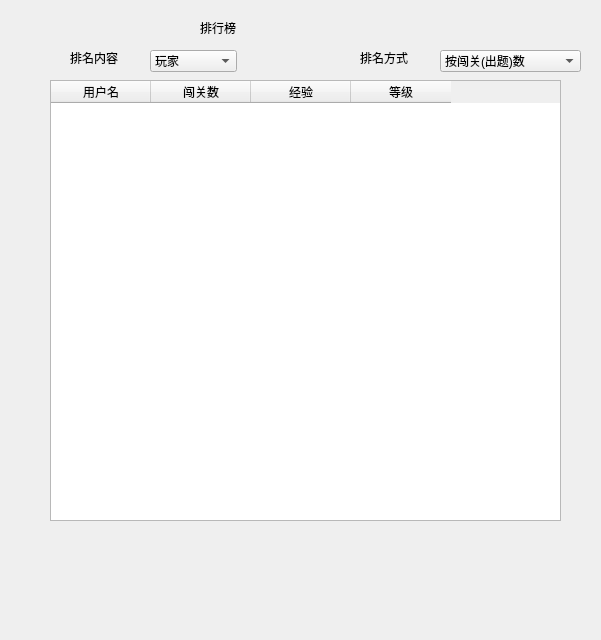
<?xml version="1.0" encoding="UTF-8"?>
<ui version="4.0">
 <class>Rank</class>
 <widget class="QWidget" name="Rank">
  <property name="geometry">
   <rect>
    <x>0</x>
    <y>0</y>
    <width>601</width>
    <height>640</height>
   </rect>
  </property>
  <property name="windowTitle">
   <string>Form</string>
  </property>
  <widget class="QLabel" name="label">
   <property name="geometry">
    <rect>
     <x>200</x>
     <y>20</y>
     <width>72</width>
     <height>15</height>
    </rect>
   </property>
   <property name="text">
    <string>排行榜</string>
   </property>
  </widget>
  <widget class="QTableWidget" name="tableWidget">
   <property name="geometry">
    <rect>
     <x>50</x>
     <y>80</y>
     <width>511</width>
     <height>441</height>
    </rect>
   </property>
   <column>
    <property name="text">
     <string>用户名</string>
    </property>
   </column>
   <column>
    <property name="text">
     <string>闯关数</string>
    </property>
   </column>
   <column>
    <property name="text">
     <string>经验</string>
    </property>
   </column>
   <column>
    <property name="text">
     <string>等级</string>
    </property>
   </column>
  </widget>
  <widget class="QComboBox" name="model_comboBox">
   <property name="geometry">
    <rect>
     <x>440</x>
     <y>50</y>
     <width>141</width>
     <height>22</height>
    </rect>
   </property>
   <item>
    <property name="text">
     <string>按闯关(出题)数</string>
    </property>
   </item>
   <item>
    <property name="text">
     <string>按等级</string>
    </property>
   </item>
   <item>
    <property name="text">
     <string>按经验</string>
    </property>
   </item>
  </widget>
  <widget class="QLabel" name="label_2">
   <property name="geometry">
    <rect>
     <x>360</x>
     <y>50</y>
     <width>72</width>
     <height>15</height>
    </rect>
   </property>
   <property name="text">
    <string>排名方式</string>
   </property>
  </widget>
  <widget class="QComboBox" name="role_comboBox">
   <property name="geometry">
    <rect>
     <x>150</x>
     <y>50</y>
     <width>87</width>
     <height>22</height>
    </rect>
   </property>
   <item>
    <property name="text">
     <string>玩家</string>
    </property>
   </item>
   <item>
    <property name="text">
     <string>出题者</string>
    </property>
   </item>
  </widget>
  <widget class="QLabel" name="label_3">
   <property name="geometry">
    <rect>
     <x>70</x>
     <y>50</y>
     <width>72</width>
     <height>15</height>
    </rect>
   </property>
   <property name="text">
    <string>排名内容</string>
   </property>
  </widget>
 </widget>
 <resources/>
 <connections/>
</ui>
